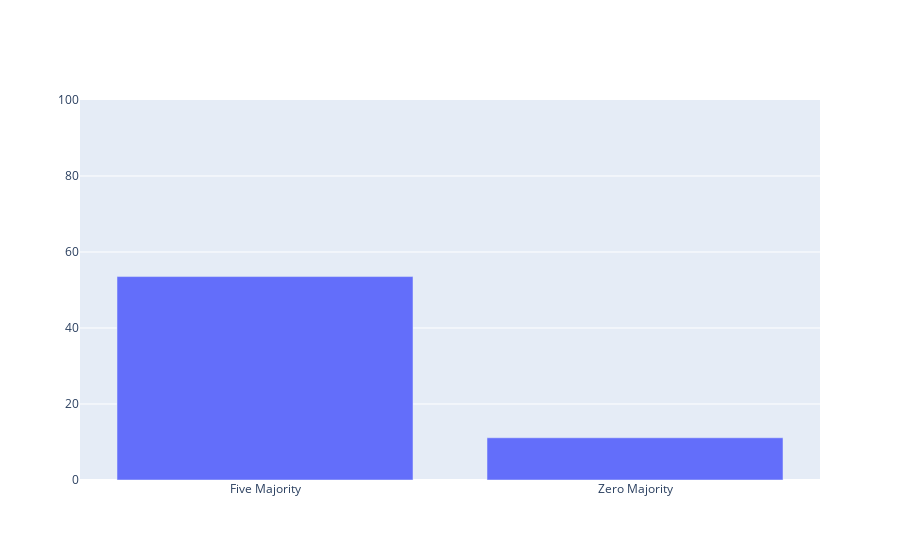

Notebook code for this chart:
### Markdown cell above
# Five-Zero Majority

### Code cell
def five_zero_majority(dat):
    five_majority = []
    zero_majority = []
    for index in dat.index:
        a = [dat.loc[index, '1AM'],
        dat.loc[index, '1PM'],
        dat.loc[index, '2AM'],
        dat.loc[index, '2PM'],
        dat.loc[index, '3AM'],
        dat.loc[index, '3PM'],
        dat.loc[index, '4AM'],
        dat.loc[index, '4PM'],
        dat.loc[index, '5AM'],
        dat.loc[index, '5PM'],
        dat.loc[index, '6AM']]
        ln_a_half = (len(a)//2)+1
        cnt_a = Counter(a)

        if Counter(a)[5.0] > ln_a_half:
            five_majority.append(data.iloc[a])
        if Counter(a)[0.0] > ln_a_half:
            zero_majority.append(data.iloc[a])
    print((len(five_majority)/len(data.index))*100)
    print((len(zero_majority)/len(data.index))*100)
    figure = go.Figure(
        data = [go.Bar
        (y= [(len(five_majority)/len(data.index))*100, ((len(zero_majority)/len(data.index))*100)],        
        x= ["Five Majority", "Zero Majority"]),
        ],
    )
    figure.update_layout(yaxis_range=[0,100])
    figure.show()
five_zero_majority(data)

### Figure 1 — Plotly figure (JSON) as saved in the notebook; plotly's stock layout.template omitted (floating-point values rounded to 4 significant figures)
{"data": [{"type": "bar", "x": ["Five Majority", "Zero Majority"], "y": [53.54, 11.11]}], "layout": {"yaxis": {"range": [0, 100]}}}
